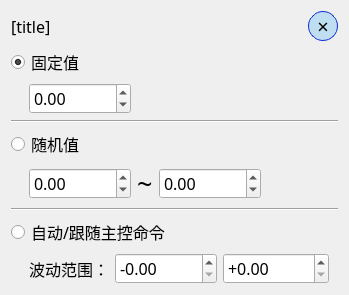
<?xml version="1.0" encoding="UTF-8"?>
<ui version="4.0">
 <class>ValueModeSelectDialog</class>
 <widget class="QDialog" name="ValueModeSelectDialog">
  <property name="geometry">
   <rect>
    <x>0</x>
    <y>0</y>
    <width>349</width>
    <height>288</height>
   </rect>
  </property>
  <property name="windowTitle">
   <string>Dialog</string>
  </property>
  <property name="styleSheet">
   <string notr="true">QWidget{
	font-size: 16px;
	font-family: Microsoft YaHei;
}</string>
  </property>
  <layout class="QVBoxLayout" name="verticalLayout_2">
   <item>
    <layout class="QHBoxLayout" name="horizontalLayout_3">
     <item>
      <widget class="QLabel" name="titleLabel">
       <property name="text">
        <string>[title]</string>
       </property>
      </widget>
     </item>
     <item>
      <spacer name="horizontalSpacer">
       <property name="orientation">
        <enum>Qt::Horizontal</enum>
       </property>
       <property name="sizeHint" stdset="0">
        <size>
         <width>40</width>
         <height>20</height>
        </size>
       </property>
      </spacer>
     </item>
     <item>
      <widget class="QPushButton" name="closeBtn">
       <property name="minimumSize">
        <size>
         <width>30</width>
         <height>30</height>
        </size>
       </property>
       <property name="maximumSize">
        <size>
         <width>30</width>
         <height>30</height>
        </size>
       </property>
       <property name="styleSheet">
        <string notr="true">QPushButton{
	border: 1px solid rgb(12, 45, 213);
	border-radius: 15px;
	background: rgba(0, 153, 255, 50);
	font-size: 15pt;
}
QPushButton:hover{
	border: 1px solid rgb(12, 45, 213);
	border-radius: 15px;
	background: rgba(0, 153, 255, 100);
}
QPushButton:pressed{
	border: 1px solid rgb(120, 120, 120);
	border-radius: 15px;
	background: rgba(0, 123, 200, 100);
}</string>
       </property>
       <property name="text">
        <string>×</string>
       </property>
      </widget>
     </item>
    </layout>
   </item>
   <item>
    <widget class="QStackedWidget" name="stackedWidget">
     <property name="currentIndex">
      <number>0</number>
     </property>
     <widget class="QWidget" name="page">
      <layout class="QVBoxLayout" name="verticalLayout">
       <property name="leftMargin">
        <number>0</number>
       </property>
       <property name="topMargin">
        <number>0</number>
       </property>
       <property name="rightMargin">
        <number>0</number>
       </property>
       <property name="bottomMargin">
        <number>0</number>
       </property>
       <item>
        <widget class="QRadioButton" name="firstRadioBtn">
         <property name="text">
          <string>固定值</string>
         </property>
         <property name="checked">
          <bool>true</bool>
         </property>
        </widget>
       </item>
       <item>
        <widget class="QWidget" name="fixValueWidget" native="true">
         <layout class="QHBoxLayout" name="horizontalLayout_4">
          <property name="leftMargin">
           <number>18</number>
          </property>
          <property name="topMargin">
           <number>0</number>
          </property>
          <property name="rightMargin">
           <number>0</number>
          </property>
          <property name="bottomMargin">
           <number>0</number>
          </property>
          <item>
           <widget class="QDoubleSpinBox" name="fixSpinBox">
            <property name="decimals">
             <number>2</number>
            </property>
            <property name="minimum">
             <double>-65535.000000000000000</double>
            </property>
            <property name="maximum">
             <double>65535.989999999997963</double>
            </property>
           </widget>
          </item>
          <item>
           <spacer name="horizontalSpacer_2">
            <property name="orientation">
             <enum>Qt::Horizontal</enum>
            </property>
            <property name="sizeHint" stdset="0">
             <size>
              <width>193</width>
              <height>17</height>
             </size>
            </property>
           </spacer>
          </item>
         </layout>
        </widget>
       </item>
       <item>
        <widget class="Line" name="line_one">
         <property name="orientation">
          <enum>Qt::Horizontal</enum>
         </property>
        </widget>
       </item>
       <item>
        <widget class="QRadioButton" name="secondRadioBtn">
         <property name="text">
          <string>随机值</string>
         </property>
        </widget>
       </item>
       <item>
        <widget class="QWidget" name="randomRangeWidget" native="true">
         <layout class="QHBoxLayout" name="horizontalLayout_2">
          <property name="leftMargin">
           <number>18</number>
          </property>
          <property name="topMargin">
           <number>0</number>
          </property>
          <property name="rightMargin">
           <number>0</number>
          </property>
          <property name="bottomMargin">
           <number>0</number>
          </property>
          <item>
           <widget class="QDoubleSpinBox" name="randomMinSpinBox">
            <property name="decimals">
             <number>2</number>
            </property>
            <property name="minimum">
             <double>-65535.000000000000000</double>
            </property>
            <property name="maximum">
             <double>65535.000000000000000</double>
            </property>
           </widget>
          </item>
          <item>
           <widget class="QLabel" name="label_2">
            <property name="styleSheet">
             <string notr="true">font-size: 20pt;</string>
            </property>
            <property name="text">
             <string>~</string>
            </property>
           </widget>
          </item>
          <item>
           <widget class="QDoubleSpinBox" name="randomMaxSpinBox">
            <property name="minimum">
             <double>-65535.000000000000000</double>
            </property>
            <property name="maximum">
             <double>65535.000000000000000</double>
            </property>
           </widget>
          </item>
          <item>
           <spacer name="horizontalSpacer_3">
            <property name="orientation">
             <enum>Qt::Horizontal</enum>
            </property>
            <property name="sizeHint" stdset="0">
             <size>
              <width>62</width>
              <height>17</height>
             </size>
            </property>
           </spacer>
          </item>
         </layout>
        </widget>
       </item>
       <item>
        <widget class="Line" name="line_two">
         <property name="orientation">
          <enum>Qt::Horizontal</enum>
         </property>
        </widget>
       </item>
       <item>
        <widget class="QRadioButton" name="thirdRadioBtn">
         <property name="text">
          <string>自动/跟随主控命令</string>
         </property>
        </widget>
       </item>
       <item>
        <widget class="QWidget" name="flucRangeWidget" native="true">
         <layout class="QHBoxLayout" name="horizontalLayout">
          <property name="leftMargin">
           <number>18</number>
          </property>
          <property name="topMargin">
           <number>0</number>
          </property>
          <property name="rightMargin">
           <number>0</number>
          </property>
          <property name="bottomMargin">
           <number>0</number>
          </property>
          <item>
           <widget class="QLabel" name="label_3">
            <property name="text">
             <string>波动范围：</string>
            </property>
           </widget>
          </item>
          <item>
           <widget class="QDoubleSpinBox" name="autoSubSpinBox">
            <property name="prefix">
             <string>-</string>
            </property>
            <property name="minimum">
             <double>0.000000000000000</double>
            </property>
            <property name="maximum">
             <double>65535.000000000000000</double>
            </property>
           </widget>
          </item>
          <item>
           <widget class="QDoubleSpinBox" name="autoAddSpinBox">
            <property name="prefix">
             <string>+</string>
            </property>
            <property name="minimum">
             <double>0.000000000000000</double>
            </property>
            <property name="maximum">
             <double>65535.000000000000000</double>
            </property>
           </widget>
          </item>
          <item>
           <spacer name="horizontalSpacer_4">
            <property name="orientation">
             <enum>Qt::Horizontal</enum>
            </property>
            <property name="sizeHint" stdset="0">
             <size>
              <width>82</width>
              <height>17</height>
             </size>
            </property>
           </spacer>
          </item>
         </layout>
        </widget>
       </item>
       <item>
        <spacer name="verticalSpacer">
         <property name="orientation">
          <enum>Qt::Vertical</enum>
         </property>
         <property name="sizeHint" stdset="0">
          <size>
           <width>20</width>
           <height>2</height>
          </size>
         </property>
        </spacer>
       </item>
      </layout>
     </widget>
     <widget class="QWidget" name="page2">
      <layout class="QVBoxLayout" name="verticalLayout_3">
       <property name="spacing">
        <number>9</number>
       </property>
       <property name="leftMargin">
        <number>0</number>
       </property>
       <property name="topMargin">
        <number>0</number>
       </property>
       <property name="rightMargin">
        <number>0</number>
       </property>
       <property name="bottomMargin">
        <number>0</number>
       </property>
       <item>
        <widget class="QRadioButton" name="fixRadioBtn_page2">
         <property name="text">
          <string>固定值</string>
         </property>
         <property name="checked">
          <bool>true</bool>
         </property>
        </widget>
       </item>
       <item>
        <layout class="QHBoxLayout" name="horizontalLayout_5">
         <property name="spacing">
          <number>6</number>
         </property>
         <property name="leftMargin">
          <number>18</number>
         </property>
         <item>
          <widget class="QComboBox" name="fixComboBox_page2">
           <property name="minimumSize">
            <size>
             <width>99</width>
             <height>25</height>
            </size>
           </property>
          </widget>
         </item>
         <item>
          <spacer name="horizontalSpacer_5">
           <property name="orientation">
            <enum>Qt::Horizontal</enum>
           </property>
           <property name="sizeHint" stdset="0">
            <size>
             <width>40</width>
             <height>20</height>
            </size>
           </property>
          </spacer>
         </item>
        </layout>
       </item>
       <item>
        <widget class="Line" name="line_page2">
         <property name="orientation">
          <enum>Qt::Horizontal</enum>
         </property>
        </widget>
       </item>
       <item>
        <layout class="QHBoxLayout" name="horizontalLayout_6">
         <item>
          <widget class="QRadioButton" name="autoRadioBtn_page2">
           <property name="text">
            <string>自动/跟随主控命令</string>
           </property>
          </widget>
         </item>
         <item>
          <spacer name="horizontalSpacer_6">
           <property name="orientation">
            <enum>Qt::Horizontal</enum>
           </property>
           <property name="sizeHint" stdset="0">
            <size>
             <width>37</width>
             <height>17</height>
            </size>
           </property>
          </spacer>
         </item>
        </layout>
       </item>
       <item>
        <spacer name="verticalSpacer_2">
         <property name="orientation">
          <enum>Qt::Vertical</enum>
         </property>
         <property name="sizeHint" stdset="0">
          <size>
           <width>20</width>
           <height>73</height>
          </size>
         </property>
        </spacer>
       </item>
      </layout>
     </widget>
    </widget>
   </item>
  </layout>
 </widget>
 <resources/>
 <connections/>
</ui>
